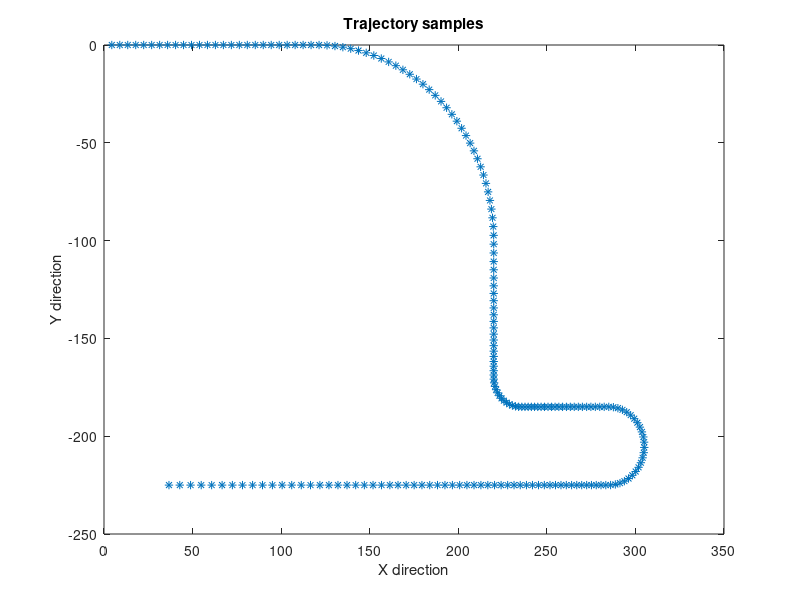
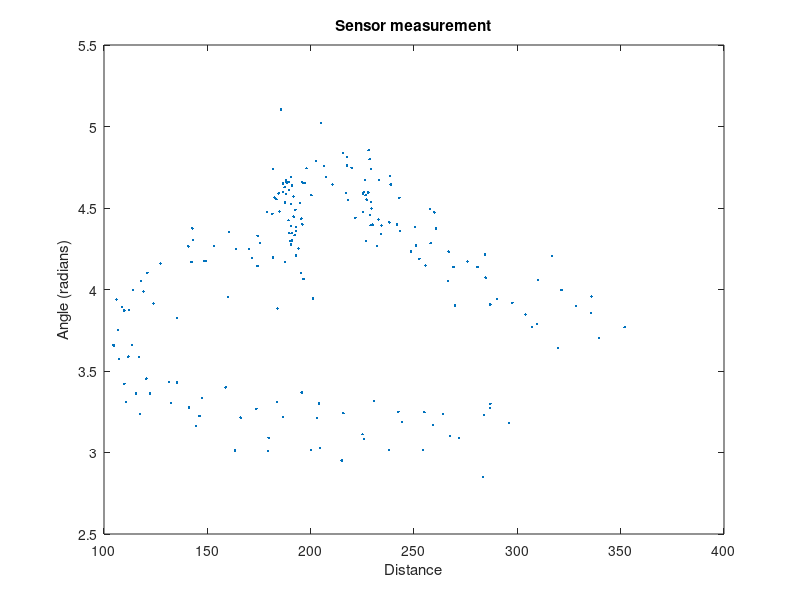

Recreate these plots in MATLAB, in order. (Note: this script raises an error after producing the figures.)
clc;clear
close all
%% Generate Samples
load('Xk.mat')
s = [300;0];
len = size(Xk,2);
d = zeros(1,len);
theta = zeros(1,len);
for i = 1:len
    d(i) = sqrt((Xk(1,i)-s(1))^2+(Xk(2,i)-s(2))^2);
    theta(i) = atan2(Xk(2,i)-s(2),Xk(1,i)-s(1));
    if theta(i) < 0
        theta(i) = theta(i) + 2*pi;
    end
end

y_hat = [d + 3*randn(1,200);theta + 0.05*pi*randn(1,200)];

figure
plot(Xk(1,:),Xk(2,:),'*')
title('Trajectory samples');
xlabel('X direction');
ylabel('Y direction')

figure
plot(y_hat(1,:),y_hat(2,:),'.')
title('Sensor measurement')
xlabel('Distance');
ylabel('Angle (radians)');

%% Cubature Kalman filter (CA model)
v_x = diff(Xk(1,:));
v_y = diff(Xk(2,:));

sigmaCV = 0.1; % motion noise (setting manually)
T = 0.3;
A_cv = kron([1 T;0 1],eye(2));
Q_cv = sigmaCV^2*kron([T^3/3 T^2/2;T^2/2 T],eye(2));

dim = 4;
P = zeros(dim,dim,len);
sqrt_P = zeros(dim,dim,len); % storing P^(1/2);
x = zeros(dim,len);
P(:,:,1) = eye(dim); % initial covariance
x(:,1) = [Xk(1,1);Xk(2,1);v_x(1);v_y(1)]; % initial state


for i = 2:len
    chi = sigmaPoints(x(:,i-1),P(:,:,i-1),dim); % generate sigma points
    x(:,i) = 1/(2*dim)*sum(A_cv*chi,2); % predicted state
    P(:,:,i) = Q_cv + 1/(2*dim)*motionCov(chi,x(:,i),dim); % predicted covariance
    
end
